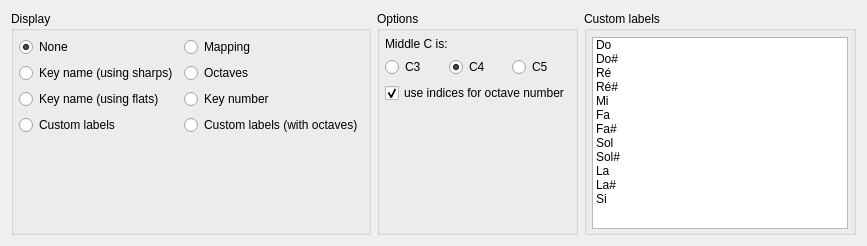
      <widget class="QWidget" name="tab_4">
       <attribute name="title">
        <string>Labels</string>
       </attribute>
       <layout class="QGridLayout" name="gridLayout_3">
        <item row="3" column="1">
         <widget class="QGroupBox" name="groupBox_5">
          <property name="title">
           <string>Options</string>
          </property>
          <layout class="QGridLayout" name="gridLayout_7">
           <property name="leftMargin">
            <number>5</number>
           </property>
           <property name="topMargin">
            <number>6</number>
           </property>
           <property name="rightMargin">
            <number>5</number>
           </property>
           <property name="bottomMargin">
            <number>3</number>
           </property>
           <item row="0" column="0">
            <widget class="QLabel" name="label_20">
             <property name="text">
              <string>Middle C is:</string>
             </property>
            </widget>
           </item>
           <item row="2" column="0">
            <widget class="QCheckBox" name="checkLabelIndices">
             <property name="text">
              <string>use indices for octave number</string>
             </property>
             <property name="checked">
              <bool>true</bool>
             </property>
            </widget>
           </item>
           <item row="1" column="0">
            <widget class="QFrame" name="frame">
             <property name="frameShape">
              <enum>QFrame::NoFrame</enum>
             </property>
             <property name="frameShadow">
              <enum>QFrame::Raised</enum>
             </property>
             <layout class="QHBoxLayout" name="horizontalLayout">
              <property name="margin">
               <number>0</number>
              </property>
              <item>
               <widget class="QRadioButton" name="radioLabelC3">
                <property name="text">
                 <string>C3</string>
                </property>
               </widget>
              </item>
              <item>
               <widget class="QRadioButton" name="radioLabelC4">
                <property name="text">
                 <string>C4</string>
                </property>
                <property name="checked">
                 <bool>true</bool>
                </property>
               </widget>
              </item>
              <item>
               <widget class="QRadioButton" name="radioLabelC5">
                <property name="text">
                 <string>C5</string>
                </property>
               </widget>
              </item>
             </layout>
            </widget>
           </item>
           <item row="3" column="0">
            <spacer name="verticalSpacer_8">
             <property name="orientation">
              <enum>Qt::Vertical</enum>
             </property>
             <property name="sizeHint" stdset="0">
              <size>
               <width>20</width>
               <height>40</height>
              </size>
             </property>
            </spacer>
           </item>
          </layout>
         </widget>
        </item>
        <item row="3" column="0">
         <widget class="QGroupBox" name="groupBox_4">
          <property name="title">
           <string>Display</string>
          </property>
          <layout class="QGridLayout" name="gridLayout_2">
           <property name="leftMargin">
            <number>5</number>
           </property>
           <property name="topMargin">
            <number>6</number>
           </property>
           <property name="rightMargin">
            <number>5</number>
           </property>
           <property name="bottomMargin">
            <number>3</number>
           </property>
           <item row="1" column="0">
            <widget class="QRadioButton" name="radioLabelNameSharp">
             <property name="text">
              <string>Key name (using sharps)</string>
             </property>
             <property name="autoExclusive">
              <bool>true</bool>
             </property>
            </widget>
           </item>
           <item row="0" column="1">
            <widget class="QRadioButton" name="radioLabelMapping">
             <property name="text">
              <string>Mapping</string>
             </property>
             <property name="autoExclusive">
              <bool>true</bool>
             </property>
            </widget>
           </item>
           <item row="1" column="1">
            <widget class="QRadioButton" name="radioLabelOctaves">
             <property name="text">
              <string>Octaves</string>
             </property>
             <property name="autoExclusive">
              <bool>true</bool>
             </property>
            </widget>
           </item>
           <item row="2" column="1">
            <widget class="QRadioButton" name="radioLabelNumber">
             <property name="text">
              <string>Key number</string>
             </property>
             <property name="autoExclusive">
              <bool>true</bool>
             </property>
            </widget>
           </item>
           <item row="0" column="0">
            <widget class="QRadioButton" name="radioLabelNone">
             <property name="text">
              <string>None</string>
             </property>
             <property name="checked">
              <bool>true</bool>
             </property>
             <property name="autoExclusive">
              <bool>true</bool>
             </property>
            </widget>
           </item>
           <item row="2" column="0">
            <widget class="QRadioButton" name="radioLabelNameFlat">
             <property name="text">
              <string>Key name (using flats)</string>
             </property>
             <property name="autoExclusive">
              <bool>true</bool>
             </property>
            </widget>
           </item>
           <item row="3" column="0">
            <widget class="QRadioButton" name="radioLabelCustom">
             <property name="text">
              <string>Custom labels</string>
             </property>
            </widget>
           </item>
           <item row="3" column="1">
            <widget class="QRadioButton" name="radioLabelCustomOctave">
             <property name="text">
              <string>Custom labels (with octaves)</string>
             </property>
            </widget>
           </item>
           <item row="4" column="0">
            <spacer name="verticalSpacer_7">
             <property name="orientation">
              <enum>Qt::Vertical</enum>
             </property>
             <property name="sizeHint" stdset="0">
              <size>
               <width>20</width>
               <height>40</height>
              </size>
             </property>
            </spacer>
           </item>
          </layout>
         </widget>
        </item>
        <item row="3" column="2">
         <widget class="QGroupBox" name="groupBox_6">
          <property name="sizePolicy">
           <sizepolicy hsizetype="Expanding" vsizetype="Preferred">
            <horstretch>0</horstretch>
            <verstretch>0</verstretch>
           </sizepolicy>
          </property>
          <property name="title">
           <string>Custom labels</string>
          </property>
          <layout class="QGridLayout" name="gridLayout_11">
           <property name="leftMargin">
            <number>5</number>
           </property>
           <property name="topMargin">
            <number>6</number>
           </property>
           <property name="rightMargin">
            <number>5</number>
           </property>
           <property name="bottomMargin">
            <number>3</number>
           </property>
           <item row="0" column="0">
            <widget class="QListWidget" name="listWidget">
             <item>
              <property name="text">
               <string notr="true">Do</string>
              </property>
             </item>
             <item>
              <property name="text">
               <string notr="true">Do#</string>
              </property>
             </item>
             <item>
              <property name="text">
               <string notr="true">Ré</string>
              </property>
             </item>
             <item>
              <property name="text">
               <string notr="true">Ré#</string>
              </property>
             </item>
             <item>
              <property name="text">
               <string notr="true">Mi</string>
              </property>
             </item>
             <item>
              <property name="text">
               <string notr="true">Fa</string>
              </property>
             </item>
             <item>
              <property name="text">
               <string notr="true">Fa#</string>
              </property>
             </item>
             <item>
              <property name="text">
               <string notr="true">Sol</string>
              </property>
             </item>
             <item>
              <property name="text">
               <string notr="true">Sol#</string>
              </property>
             </item>
             <item>
              <property name="text">
               <string notr="true">La</string>
              </property>
             </item>
             <item>
              <property name="text">
               <string notr="true">La#</string>
              </property>
             </item>
             <item>
              <property name="text">
               <string notr="true">Si</string>
              </property>
             </item>
            </widget>
           </item>
          </layout>
         </widget>
        </item>
       </layout>
      </widget>
